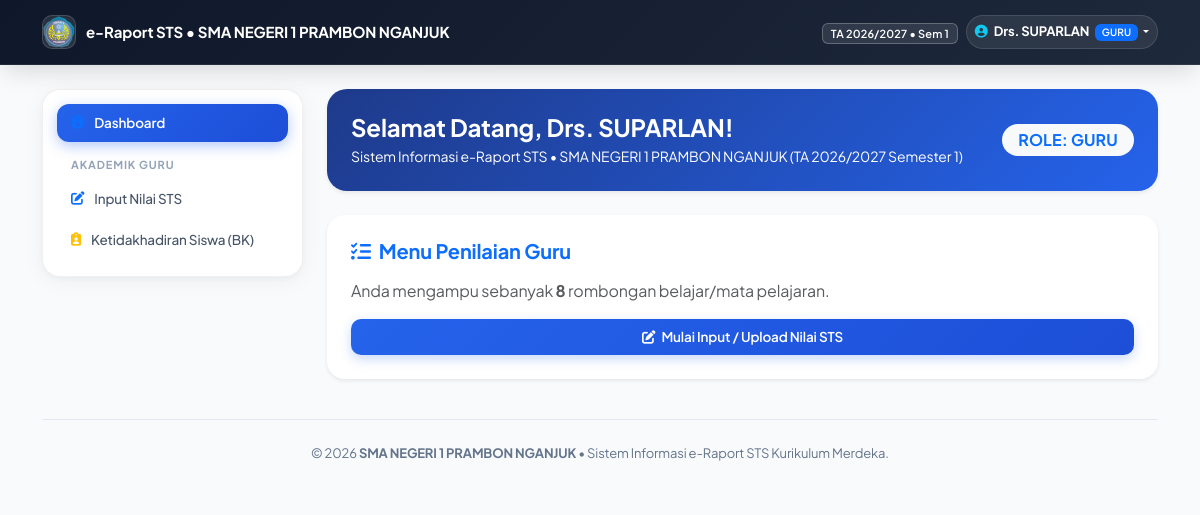
The page /home (signed in) on the database its author committed.
### tables this page shows
CREATE TABLE `tb_pengaturan_rapor` (
  `id` int(11) NOT NULL DEFAULT 1,
  `nama_sekolah` varchar(150) NOT NULL DEFAULT 'SMA NEGERI 1 PRAMBON NGANJUK',
  `alamat_sekolah` varchar(200) NOT NULL DEFAULT 'JL. A. YANI 1 SUGIHWARAS PRAMBON',
  `logo_sekolah` varchar(255) DEFAULT NULL,
  `npsn` varchar(30) NOT NULL DEFAULT '20539744',
  `akreditasi` varchar(30) NOT NULL DEFAULT 'A (Unggul)',
  `slogan` varchar(255) NOT NULL DEFAULT 'Unggul dalam Prestasi, Berkarakter, dan Berbudaya Lingkungan',
  `telepon` varchar(50) NOT NULL DEFAULT '(0358) 771234',
  `email` varchar(100) NOT NULL DEFAULT 'info@sman1prambon.sch.id',
  `website` varchar(100) NOT NULL DEFAULT 'sman1prambon.sch.id',
  `deskripsi_sekolah` text DEFAULT NULL,
  `tahun_ajaran` varchar(20) NOT NULL DEFAULT '2025/2026',
  `semester` varchar(10) NOT NULL DEFAULT '2',
  `nama_kepala_sekolah` varchar(150) NOT NULL DEFAULT 'Iin Yuristin Nadhiroh, S. Pd., M. MPd.',
  `nip_kepala_sekolah` varchar(30) NOT NULL DEFAULT '197405141999032010',
  `tempat_rapor` varchar(50) NOT NULL DEFAULT 'Prambon',
  `tanggal_rapor` varchar(50) NOT NULL DEFAULT '19 Juni 2026',
  PRIMARY KEY (`id`)
);

### config/Config.php (called while the page is built, shortened)
<?php
$scriptDir = str_replace('\\', '/', dirname($_SERVER['SCRIPT_NAME'] ?? ''));
$base_url = rtrim($scriptDir, '/') . '/';
?>

### models/Setting.php (called while the page is built, shortened)
<?php
class Setting
{
    private mysqli $conn;
    public function __construct(mysqli $conn)
    {
        $this->conn = $conn;
    }
    public function get(): array
    {
        $sql = "SELECT * FROM tb_pengaturan_rapor WHERE id = 1";
        $query = mysqli_query($this->conn, $sql);
        $data = mysqli_fetch_assoc($query);
        $defaults = [
            'nama_sekolah'        => 'SMA NEGERI 1 PRAMBON NGANJUK',
            'alamat_sekolah'      => 'JL. A. YANI 1 SUGIHWARAS PRAMBON',
            'logo_sekolah'        => null,
            'npsn'                => '20539744',
            'akreditasi'          => 'A (Unggul)',
            'slogan'              => 'Unggul dalam Prestasi, Berkarakter, dan Berbudaya Lingkungan',
            'telepon'             => '(0358) 771234',
            'email'               => 'info@sman1prambon.sch.id',
            'website'             => 'sman1prambon.sch.id',
            'deskripsi_sekolah'   => 'SMA Negeri 1 Prambon Nganjuk berkomitmen mewujudkan generasi cerdas, berakhlak mulia, kompetitif, serta siap menghadapi tantangan era digital dengan Kurikulum Merdeka.',
            'tahun_ajaran'        => '2025/2026',
            'semester'            => '2',
            'nama_kepala_sekolah' => 'Iin Yuristin Nadhiroh, S. Pd., M. MPd.',
            'nip_kepala_sekolah'  => '197405141999032010',
            'tempat_rapor'        => 'Prambon',
            'tanggal_rapor'       => '19 Juni 2026',
        ];
        return $data;
    }
}

### home.php (the view, shortened to what this page needs)
<?php
require_once "models/Setting.php";
$db = new Database();
$conn = $db->connect();
$settingModelHome = new Setting($conn);
$schoolHome = $settingModelHome->get();
$role = $_SESSION['role'] ?? '';
$nama = $_SESSION['nama'] ?? 'Pengguna';
?>
<div class="col-lg-9 mt-2">
    <div class="card shadow-sm border-0 mb-4 bg-primary text-white" style="background: linear-gradient(135deg, #1e3a8a, #2563eb) !important; border-radius: 20px;">
        <div class="card-body p-4">
            <div class="d-flex flex-wrap align-items-center justify-content-between gap-3">
                <div>
                    <h4 class="fw-bold mb-1">Selamat Datang, <?= htmlspecialchars($nama) ?>!</h4>
                    <p class="mb-0 opacity-90 small">
                        Sistem Informasi e-Raport STS &bull; <?= htmlspecialchars($schoolHome['nama_sekolah']) ?> (TA <?= htmlspecialchars($schoolHome['tahun_ajaran']) ?> Semester <?= htmlspecialchars($schoolHome['semester']) ?>)
                    </p>
                </div>
                <span class="badge bg-light text-primary fs-6 px-3 py-2 text-uppercase fw-bold rounded-pill">
                    Role: <?= htmlspecialchars($role) ?>
                </span>
            </div>
        </div>
    </div>
    <?php if ($role === 'admin') {
        $cntGuru  = mysqli_fetch_assoc(mysqli_query($conn, "SELECT COUNT(*) as c FROM tb_guru"))['c'];
        $cntKelas = mysqli_fetch_assoc(mysqli_query($conn, "SELECT COUNT(*) as c FROM tb_kelas"))['c'];
        $cntMapel = mysqli_fetch_assoc(mysqli_query($conn, "SELECT COUNT(*) as c FROM tb_mapel_referensi"))['c'];
        $cntSiswa = mysqli_fetch_assoc(mysqli_query($conn, "SELECT COUNT(*) as c FROM tb_siswa"))['c'];
    ?>
        <div class="row g-3 mb-4">
            <div class="col-sm-6 col-xl-3">
                <div class="card shadow-sm border-0 p-3">
                    <div class="d-flex align-items-center">
                        <div class="bg-primary-subtle text-primary p-3 rounded me-3 fs-4">
                            <i class="fa-solid fa-chalkboard-user"></i>
                        </div>
                        <div>
                            <span class="text-muted small">Total Guru</span>
                            <h4 class="fw-bold mb-0"><?= $cntGuru ?></h4>
                        </div>
                    </div>
                </div>
            </div>
            <div class="col-sm-6 col-xl-3">
                <div class="card shadow-sm border-0 p-3">
                    <div class="d-flex align-items-center">
                        <div class="bg-success-subtle text-success p-3 rounded me-3 fs-4">
                            <i class="fa-solid fa-chalkboard"></i>
                        </div>
                        <div>
                            <span class="text-muted small">Total Kelas</span>
                            <h4 class="fw-bold mb-0"><?= $cntKelas ?></h4>
                        </div>
                    </div>
                </div>
            </div>
            <div class="col-sm-6 col-xl-3">
                <div class="card shadow-sm border-0 p-3">
                    <div class="d-flex align-items-center">
                        <div class="bg-warning-subtle text-warning p-3 rounded me-3 fs-4">
                            <i class="fa-solid fa-book"></i>
                        </div>
                        <div>
                            <span class="text-muted small">Mata Pelajaran</span>
                            <h4 class="fw-bold mb-0"><?= $cntMapel ?></h4>
                        </div>
                    </div>
                </div>
            </div>
            <div class="col-sm-6 col-xl-3">
                <div class="card shadow-sm border-0 p-3">
                    <div class="d-flex align-items-center">
                        <div class="bg-info-subtle text-info p-3 rounded me-3 fs-4">
                            <i class="fa-solid fa-user-graduate"></i>
                        </div>
                        <div>
                            <span class="text-muted small">Total Siswa</span>
                            <h4 class="fw-bold mb-0"><?= $cntSiswa ?></h4>
                        </div>
                    </div>
                </div>
            </div>
        </div>
        <div class="card shadow-sm border-0 mb-4 p-4" style="background: linear-gradient(135deg, #f8fafc, #edf2f7); border-left: 5px solid #2563eb !important;">
            <div class="d-flex flex-wrap align-items-center justify-content-between gap-3">
                <div>
                    <h5 class="fw-bold text-dark mb-1">
                        <i class="fa-solid fa-chart-pie text-primary me-2"></i>Monitoring Penilaian & Cetak Rapor STS
                    </h5>
                    <p class="text-muted small mb-0">
                        Pantau status pengisian nilai per rombel/mapel secara real-time dan cetak rapor hasil belajar secara massal.
                    </p>
                </div>
                <div class="d-flex gap-2">
                    <a href="grade-monitor" class="btn btn-primary px-3 py-2 shadow-sm">
                        <i class="fa-solid fa-gauge-high me-1"></i> Buka Monitor Kelas
                    </a>
                    <a href="bulk-print" class="btn btn-outline-danger px-3 py-2">
                        <i class="fa-solid fa-print me-1"></i> Cetak Rapor
                    </a>
                </div>
            </div>
        </div>
        <div class="card shadow-sm border-0 p-4">
            <h6 class="fw-bold mb-3">Panduan Cepat Administrator</h6>
            <div class="row g-3">
                <div class="col-md-4">
                    <div class="border rounded p-3 text-center h-100">
                        <i class="fa-solid fa-file-excel text-success fs-1 mb-2"></i>
                        <h6 class="fw-bold">1. Upload Master Data</h6>
                        <p class="small text-muted mb-0">Upload Guru, Kelas, Mapel, dan Siswa langsung via format file Excel (.xlsx).</p>
                    </div>
                </div>
                <div class="col-md-4">
                    <div class="border rounded p-3 text-center h-100">
                        <i class="fa-solid fa-link text-primary fs-1 mb-2"></i>
                        <h6 class="fw-bold">2. Penugasan Guru</h6>
                        <p class="small text-muted mb-0">Atur pembagian kelas & mata pelajaran yang diajar masing-masing guru.</p>
                    </div>
                </div>
                <div class="col-md-4">
                    <div class="border rounded p-3 text-center h-100">
                        <i class="fa-solid fa-sliders text-warning fs-1 mb-2"></i>
                        <h6 class="fw-bold">3. Pengaturan Bobot</h6>
                        <p class="small text-muted mb-0">Tentukan persentase bobot Sumatif vs STS dan standar KKM kelulusan.</p>
                    </div>
                </div>
            </div>
        </div>
    <?php } elseif ($role === 'guru') {
        $idGuru = $_SESSION['id'] ?? '';
        $qP = mysqli_query($conn, "SELECT COUNT(*) as c FROM tb_pengampu WHERE id_guru = '$idGuru'");
        $cntPengampu = mysqli_fetch_assoc($qP)['c'];
    ?>
        <div class="card shadow-sm border-0 p-4">
            <h5 class="fw-bold mb-3 text-primary"><i class="fa-solid fa-list-check me-2"></i>Menu Penilaian Guru</h5>
            <p class="text-muted">
                Anda mengampu sebanyak <strong><?= $cntPengampu ?></strong> rombongan belajar/mata pelajaran.
            </p>
            <a href="grade-recap" class="btn btn-primary px-4 py-2">
                <i class="fa-solid fa-pen-to-square me-1"></i> Mulai Input / Upload Nilai STS
            </a>
        </div>
    <?php } ?>
</div>

### main.php (shortened to what this page needs)
<?php
require_once 'config/Config.php';
require_once "models/Setting.php";
$db = new Database();
$conn = $db->connect();
$settingModelMain = new Setting($conn);
$school = $settingModelMain->get();
?>
<!DOCTYPE html>
<html lang="id">
<head>
    <link rel="stylesheet" href="<?= $base_url ?>vendor/bootstrap-5.3.8/css/bootstrap.min.css">
    <link rel="stylesheet" href="https://cdnjs.cloudflare.com/ajax/libs/font-awesome/6.5.1/css/all.min.css">
    <link rel="stylesheet" href="<?= $base_url ?>assets/css/style.css">
</head>
<body>
    <?php include "header.php"; ?>
    <div class="container-lg my-3">
        <div class="row">
            <?php include "sidebar.php"; ?>
            <?php include $page; ?>
        </div>
        <footer class="app-footer text-center">
            <div class="container">
                &copy; <?= date('Y') ?> <strong><?= htmlspecialchars($school['nama_sekolah']) ?></strong> &bull; Sistem Informasi e-Raport STS Kurikulum Merdeka.
            </div>
        </footer>
    </div>
</body>
</html>

### header.php (shortened to what this page needs)
<?php
require_once __DIR__ . '/config/Config.php';
require_once __DIR__ . '/models/Setting.php';
$settingModelHeader = new Setting($conn);
$schoolHeader = $settingModelHeader->get();
$headerLogoUrl = (!empty($schoolHeader['logo_sekolah']) && file_exists(__DIR__ . '/' . $schoolHeader['logo_sekolah']))
    ? ($base_url ?? '') . $schoolHeader['logo_sekolah']
    : null;
?>
    <nav class="navbar navbar-expand app-navbar sticky-top">
        <div class="container-lg">
            <a class="navbar-brand" href="home">
                <div class="brand-icon-box">
                    <?php if ($headerLogoUrl) { ?>
                        <img src="<?= htmlspecialchars($headerLogoUrl) ?>" alt="Logo">
                    <?php } else { ?>
                        <i class="fa-solid fa-graduation-cap text-info"></i>
                    <?php } ?>
                </div>
                <span>e-Raport STS &bull; <?= htmlspecialchars($schoolHeader['nama_sekolah']) ?></span>
            </a>
            <div class="collapse navbar-collapse justify-content-end" id="navbarNavDropdown">
                <ul class="navbar-nav align-items-center gap-2">
                    <li class="nav-item d-none d-md-block">
                        <span class="badge bg-light bg-opacity-10 text-white border border-light border-opacity-25 px-2 py-1 small" style="font-size: 11px;">
                            TA <?= htmlspecialchars($schoolHeader['tahun_ajaran']) ?> &bull; Sem <?= htmlspecialchars($schoolHeader['semester']) ?>
                        </span>
                    </li>
                    <li class="nav-item dropdown">
                        <a class="nav-link dropdown-toggle user-badge-nav" href="#" role="button" data-bs-toggle="dropdown" aria-expanded="false">
                            <i class="fa-solid fa-circle-user me-1 text-info"></i>
                            <strong><?php echo htmlspecialchars($_SESSION['nama'] ?? 'User'); ?></strong>
                            <span class="badge bg-primary text-white ms-1 text-uppercase" style="font-size: 10px;">
                                <?php echo htmlspecialchars($_SESSION['role'] ?? ''); ?>
                            </span>
                        </a>
                    </li>
                </ul>
            </div>
        </div>
    </nav>

### assets/css/style.css (style rules this page uses)
:root { --app-font: 'Plus Jakarta Sans', -apple-system, BlinkMacSystemFont, 'Segoe UI', Roboto, sans-serif; --primary-color: #2563eb; --primary-hover: #1d4ed8; --primary-subtle: #eff6ff; --dark-nav: #0f172a; --body-bg: #f8fafc; --card-border: rgba(0, 0, 0, 0.06); --card-shadow: 0 4px 24px -2px rgba(15, 23, 42, 0.06), 0 2px 6px -1px rgba(15, 23, 42, 0.04); --ease: cubic-bezier(0.16, 1, 0.3, 1); }
body { font-family: var(--app-font); background-color: var(--body-bg); color: #1e293b; letter-spacing: -0.01em; }
.app-navbar { background: linear-gradient(135deg, #0f172a 0%, #1e293b 100%) !important; border-bottom: 1px solid rgba(255, 255, 255, 0.08); box-shadow: 0 10px 25px -5px rgba(0, 0, 0, 0.15); padding: 10px 0; }
.app-navbar .navbar-brand { font-weight: 700; font-size: 15px; letter-spacing: -0.01em; display: flex; align-items: center; gap: 10px; color: #ffffff !important; }
.brand-icon-box { width: 34px; height: 34px; border-radius: 10px; background: rgba(255, 255, 255, 0.1); border: 1px solid rgba(255, 255, 255, 0.15); display: flex; align-items: center; justify-content: center; overflow: hidden; }
.brand-icon-box img { max-width: 100%; max-height: 100%; object-fit: contain; }
.user-badge-nav { background: rgba(255, 255, 255, 0.08); border: 1px solid rgba(255, 255, 255, 0.12); border-radius: 9999px; padding: 6px 14px; color: #fff !important; font-size: 13px; transition: all 0.25s var(--ease); }
.card { border-radius: 18px; border: 1px solid var(--card-border); box-shadow: var(--card-shadow); background-color: #ffffff; }
.btn { border-radius: 10px; font-weight: 600; font-size: 13.5px; padding: 8px 16px; transition: all 0.2s var(--ease); }
.btn-primary { background: linear-gradient(135deg, #2563eb, #1d4ed8); border: none; box-shadow: 0 4px 12px rgba(37, 99, 235, 0.25); }
.badge { border-radius: 6px; font-weight: 600; letter-spacing: 0.01em; }
.app-footer { border-top: 1px solid #e2e8f0; padding: 24px 0; margin-top: 40px; font-size: 13px; color: #64748b; }

### rows shown on the page
tb_pengaturan_rapor: logo_sekolah (picture), nama_sekolah "SMA NEGERI 1 PRAMBON NGANJUK", tahun_ajaran "2026/2027", semester "1"

### other values the page prints
$_SESSION['nama'] "Drs. SUPARLAN"
$_SESSION['role'] "GURU"
$nama "Drs. SUPARLAN"
$role "GURU"
$cntPengampu "8"
